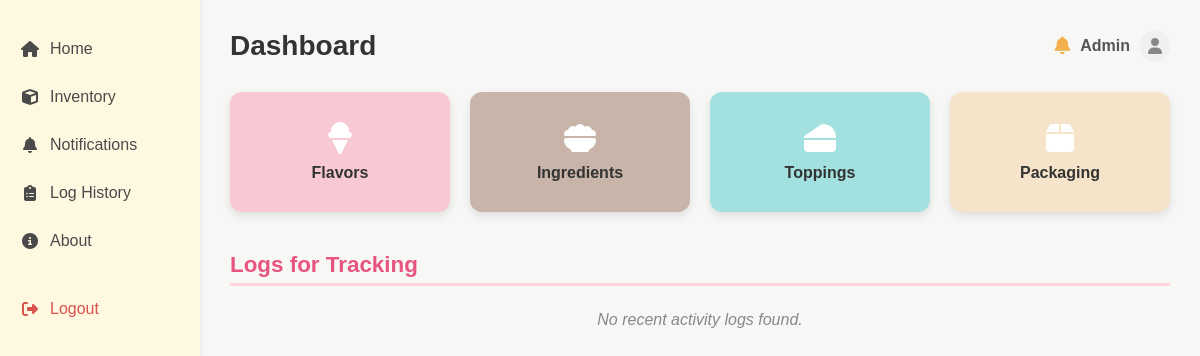
/home/ (signed in), run on an earlier commit of the app's database.
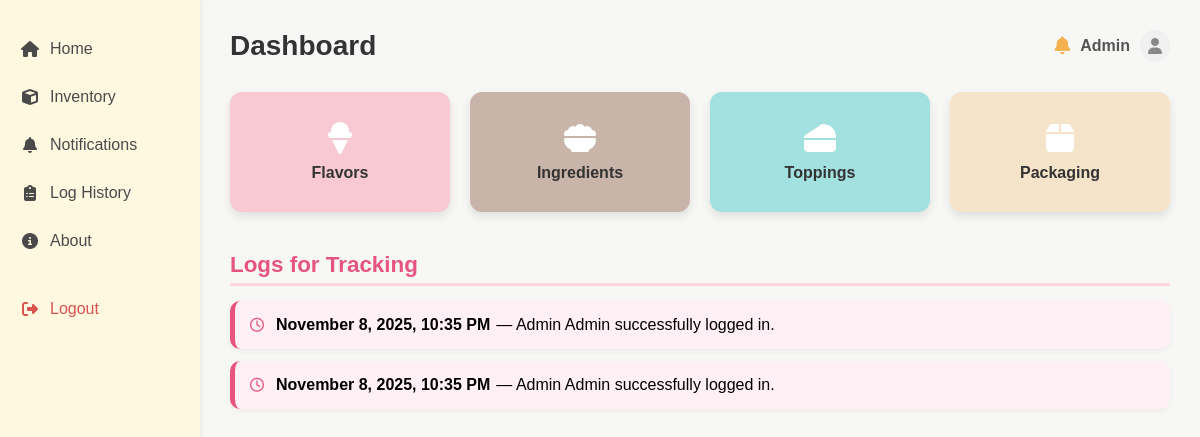
And on a later commit of the database.
### sidebar/models.py (models this page shows, shortened)
class LogHistory(models.Model):
    ACTION_CHOICES = [
        ('LOGIN', 'Login'),
        ('ADD', 'Add'),
        ('UPDATE', 'Update'),
        ('DELETE', 'Delete'),
    ]
    staff = models.ForeignKey(User, on_delete=models.SET_NULL, null=True)
    action_taken = models.CharField(max_length=20, choices=ACTION_CHOICES)
    product_name = models.CharField(max_length=100, blank=True, null=True)
    stock_status = models.CharField(max_length=50, blank=True, null=True)
    date_and_time = models.DateTimeField(default=timezone.now)

### sidebar/views.py (the view)
# urls.py: path('', views.home, name='home'),
@login_required
def home(request):
    recent_logs = LogHistory.objects.all().order_by('-date_and_time')[:10]
    return render(request, 'sidebar/home.html', {
        'recent_logs': recent_logs
    })

### sidebar/templates/sidebar/home.html (shortened to what this page needs)
{% load static %}
<!DOCTYPE html>
<html lang="en">
<head>
    <link rel="stylesheet" href="{% static 'css/home.css' %}">
    <link rel="stylesheet" href="https://cdnjs.cloudflare.com/ajax/libs/font-awesome/6.5.0/css/all.min.css">
</head>
<body>
    <div class="container">
        <aside class="sidebar">
            <ul>
                <li><a href="{% url 'home' %}"><i class="fa-solid fa-house"></i> Home</a></li>
                <li><a href="{% url 'inventory' %}"><i class="fa-solid fa-cube"></i> Inventory</a></li>
                <li><a href="{% url 'notifications' %}"><i class="fa-solid fa-bell"></i> Notifications</a></li>
                <li><a href="{% url 'log_history' %}"><i class="fa-solid fa-clipboard-list"></i> Log History</a></li>
                <li><a href="{% url 'about' %}"><i class="fa-solid fa-circle-info"></i> About</a></li>
                <li class="logout"><a href="{% url 'logout' %}"><i class="fa-solid fa-right-from-bracket"></i> Logout</a></li>
            </ul>
        </aside>
        <main class="main-content">
            <header class="topbar">
                <h1>Dashboard</h1>
                <div class="user-info">
                    <a href="{% url 'notifications' %}" class="notification-icon" title="View Notifications">
                        <i class="fa-solid fa-bell"></i>
                    </a>
                    <span>{{ request.user.username|default:"Admin"|title }}</span>
                    <i class="fa-solid fa-user"></i>
                </div>
            </header>
            <section class="cards">
                <a href="{% url 'flavors' %}" class="card flavor">
                    <i class="fa-solid fa-ice-cream"></i>
                    <p>Flavors</p>
                </a>
                <a href="{% url 'ingredients' %}" class="card ingredients">
                    <i class="fa-solid fa-bowl-food"></i>
                    <p>Ingredients</p>
                </a>
                <a href="{% url 'toppings' %}" class="card toppings">
                    <i class="fa-solid fa-cheese"></i>
                    <p>Toppings</p>
                </a>
                <a href="{% url 'packaging' %}" class="card packaging">
                    <i class="fa-solid fa-box"></i>
                    <p>Packaging</p>
                </a>
            </section>
            <section class="log-section">
                <h2>Logs for Tracking</h2>
                <div class="log-list">
                    {% for log in recent_logs %}
                        <div class="log-entry">
                            <i class="fa-regular fa-clock"></i>
                            <strong>{{ log.date_and_time|date:"F j, Y, g:i A" }}</strong> —
                            {% if log.action_taken == "LOGIN" %}
                                Admin {{ log.staff.username|default:"System"|title }} successfully logged in.
                            {% elif log.action_taken == "ADD" %}
                                {{ log.staff.username|title }} added {{ log.product_name }} to inventory ({{ log.stock_status|default:"N/A" }}).
                            {% elif log.action_taken == "UPDATE" %}
                                {{ log.staff.username|title }} updated {{ log.product_name }} ({{ log.stock_status|default:"N/A" }}).
                            {% elif log.action_taken == "DELETE" %}
                                {{ log.staff.username|title }} deleted {{ log.product_name }} from inventory.
                            {% else %}
                                {{ log.staff.username|title }} performed an action: {{ log.get_action_taken_display }}.
                            {% endif %}
                        </div>
                    {% empty %}
                        <p class="no-data">No recent activity logs found.</p>
                    {% endfor %}
                </div>
            </section>
        </main>
    </div>
</body>
</html>

What changed in the data, as far as the page shows it:
added LogHistory: date_and_time "November 8, 2025, 10:35 PM", staff.username "Admin"
added LogHistory: date_and_time "November 8, 2025, 10:35 PM", staff.username "Admin"
Also different on the page:
text no longer shown: "No recent activity logs found."
